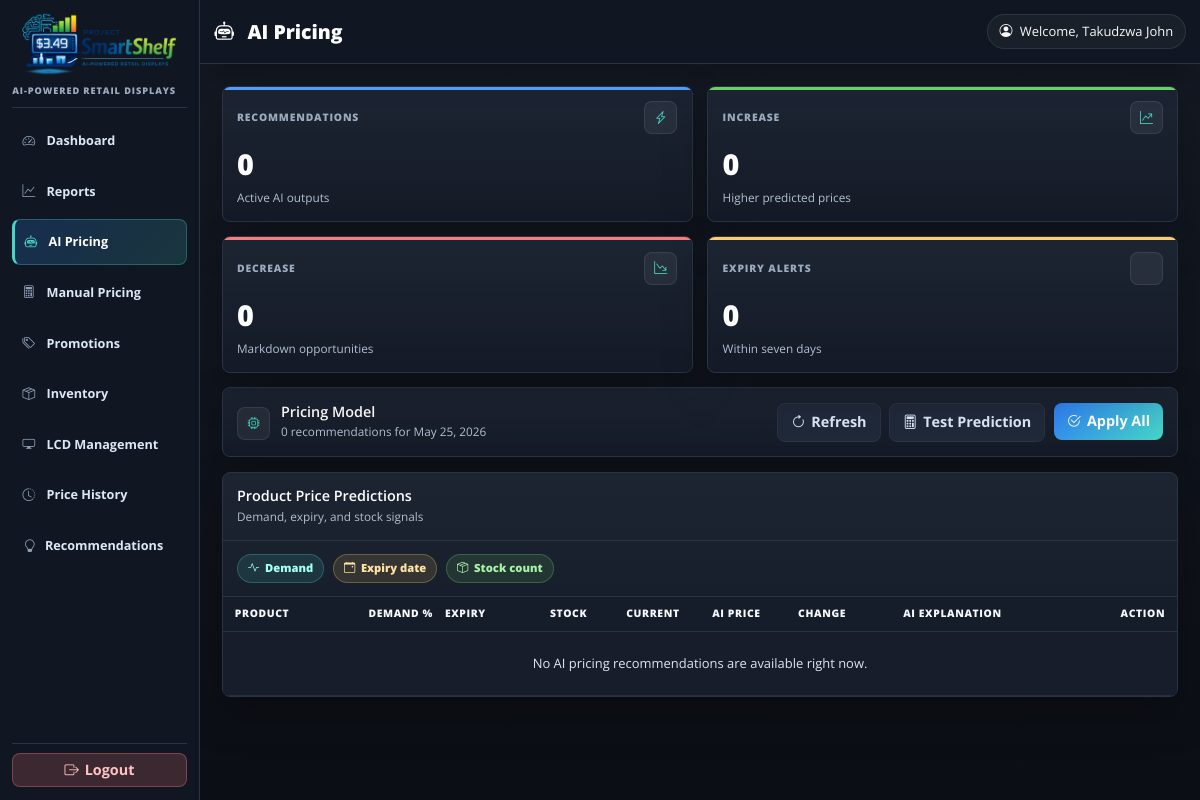
/ProjectSmartShelf/pricing-dashboard/ (signed in), run on an earlier commit of the app's database.
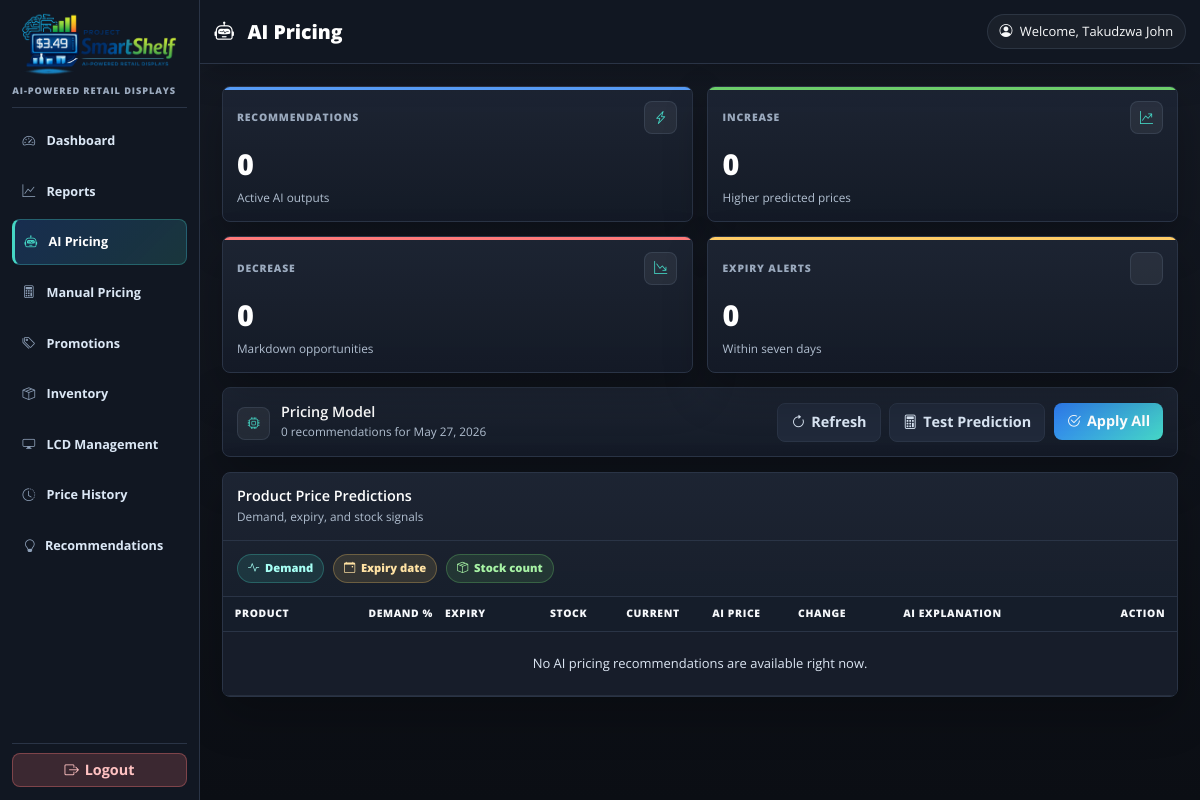
And on a later commit of the database.
### ProjectSmartShelf/models.py (models this page shows, shortened)
class SimulationState(models.Model):
    key = models.CharField(max_length=32, unique=True, default='active_day')
    current_date = models.DateField()
    updated_at = models.DateTimeField(auto_now=True)
    class Meta:
        db_table = 'simulation_state'

### ProjectSmartShelf/views.py (the view, shortened to what this page needs)
# urls.py: path("pricing-dashboard/", views.pricing_dashboard, name="pricing_dashboard"),
@staff_member_required(login_url='staff_login')
def pricing_dashboard(request):
    simulated_today = getattr(request, 'simulated_date', None)
    if simulated_today is None:
        simulated_today = timezone.now().date()
    process_promotions_for_request(request)
    raw_results = predict_prices_batch(base_date=simulated_today)
    yesterday = simulated_today - datetime.timedelta(days=1)
    day_before_yesterday = simulated_today - datetime.timedelta(days=2)
    sales_yesterday_map = {
        item.product_name: item.units_sold
        for item in DailyProductSales.objects.filter(date=yesterday)
    }
    sales_day_before_yesterday_map = {
        item.product_name: item.units_sold
        for item in DailyProductSales.objects.filter(date=day_before_yesterday)
    }
    final_report = []
    pricing_summary = {
        'total': len(final_report),
        'increase_count': sum(1 for item in final_report if item['status'] == 'Increase'),
        'decrease_count': sum(1 for item in final_report if item['status'] == 'Decrease'),
        'urgent_expiry_count': sum(1 for item in final_report if item['days_until_expiry'] <= 7),
    }
    return render(request, 'pricing_dashboard.html', {
        'report_data': final_report,
        'current_date': simulated_today,
        'pricing_summary': pricing_summary,
    })

### ProjectSmartShelf/context_processors.py (called while the page is built)
def simulated_date(request):
    active_date = getattr(request, 'simulated_date', None)
    context = {
        'simulated_date': active_date,
        'recommendations_count': 0,
    }
    cached_count = getattr(request, '_recommendations_count', None)
    if cached_count is not None:
        context['recommendations_count'] = cached_count
        return context
    user = getattr(request, 'user', None)
    if not (user and user.is_authenticated and user.is_staff):
        return context
    try:
        from .recommendations import recommendation_count
        context['recommendations_count'] = recommendation_count(active_date or timezone.localdate())
    except Exception:
        context['recommendations_count'] = 0
    return context

### ProjectSmartShelf/ml_models/utils.py (called while the page is built, shortened)
def predict_prices_batch(base_date=None):
    model = ProjectsmartshelfConfig.model
    if not model:
        return []

### ProjectSmartShelf/recommendations.py (called while the page is built, shortened)
def build_recommendations(base_date):
    raw_results = predict_prices_batch(base_date=base_date)
    recommendations = []
    urgency_order = {'high': 0, 'medium': 1, 'low': 2}
    recommendations.sort(key=lambda x: urgency_order.get(x['urgency'], 3))
    return recommendations

### ProjectSmartShelf/templates/pricing_dashboard.html (shortened to what the changed rows need)
{% extends "base.html" %}
{% load static %}
{% block page_title %}<i class="bi bi-robot me-2"></i>AI Pricing{% endblock %}
{% block content %}
<div class="pricing-page">
        <div class="pricing-command-bar">
        <div class="pricing-command-title">
            <div>
                <h2>Pricing Model</h2>
                <span>{{ pricing_summary.total }} recommendations for {{ current_date|date:"M j, Y" }}</span>
            </div>
        </div>
    </div>
    <div class="pricing-panel">
        <div class="pricing-table-wrap">
            <table class="table pricing-table align-middle">
                <colgroup>
                </colgroup>
                <thead>
                    <tr>
                        <th>Product</th>
                        <th>Demand %</th>
                        <th>Expiry</th>
                        <th>Stock</th>
                        <th>Current</th>
                        <th>AI Price</th>
                        <th>Change</th>
                        <th>AI Explanation</th>
                        <th class="text-end">Action</th>
                    </tr>
                </thead>
            </table>
        </div>
    </div>
</div>
{% endblock %}

What changed in the data, as far as the page shows it:
changed SimulationState: current_date "May 25, 2026" → "May 27, 2026"
